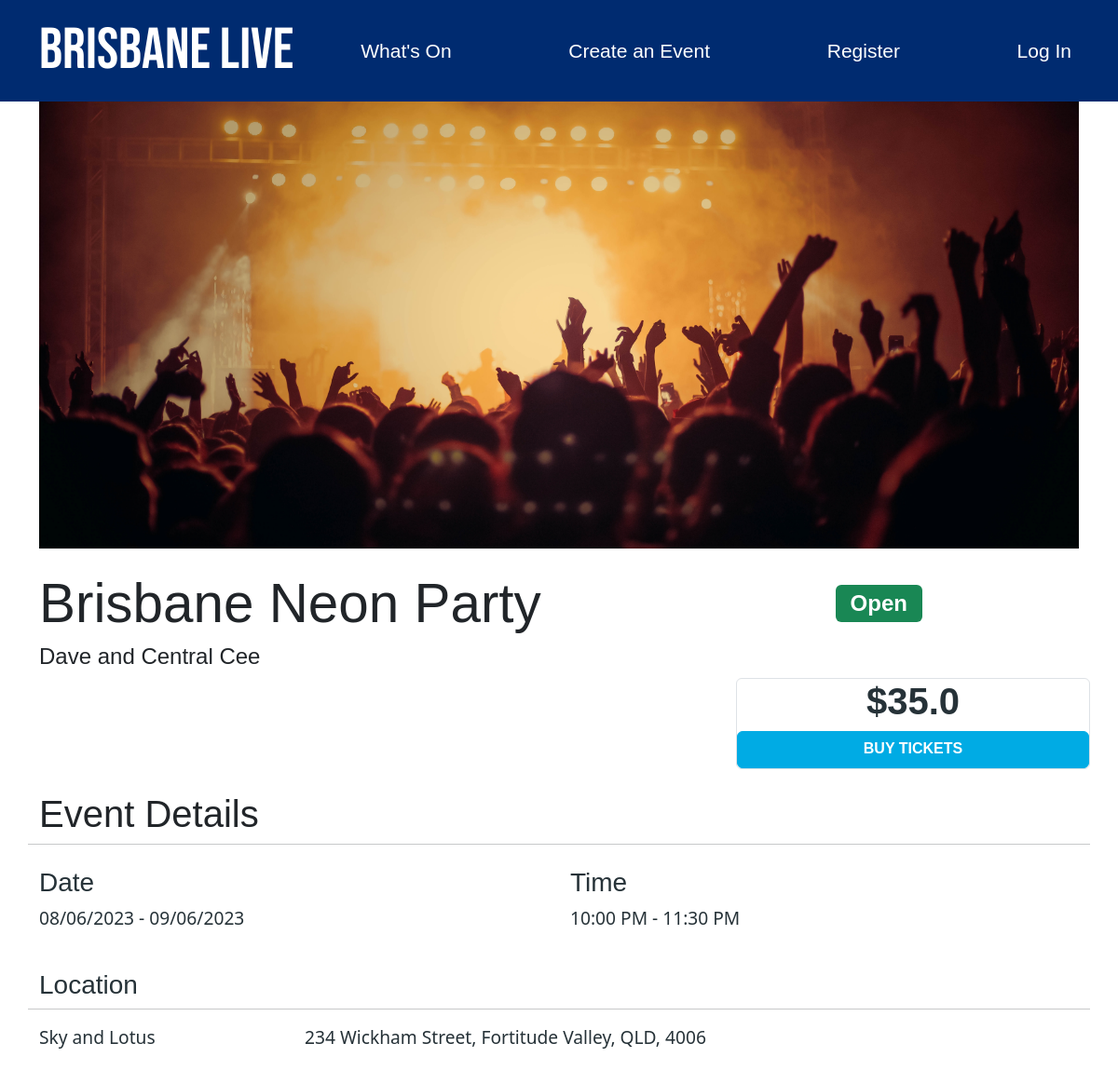
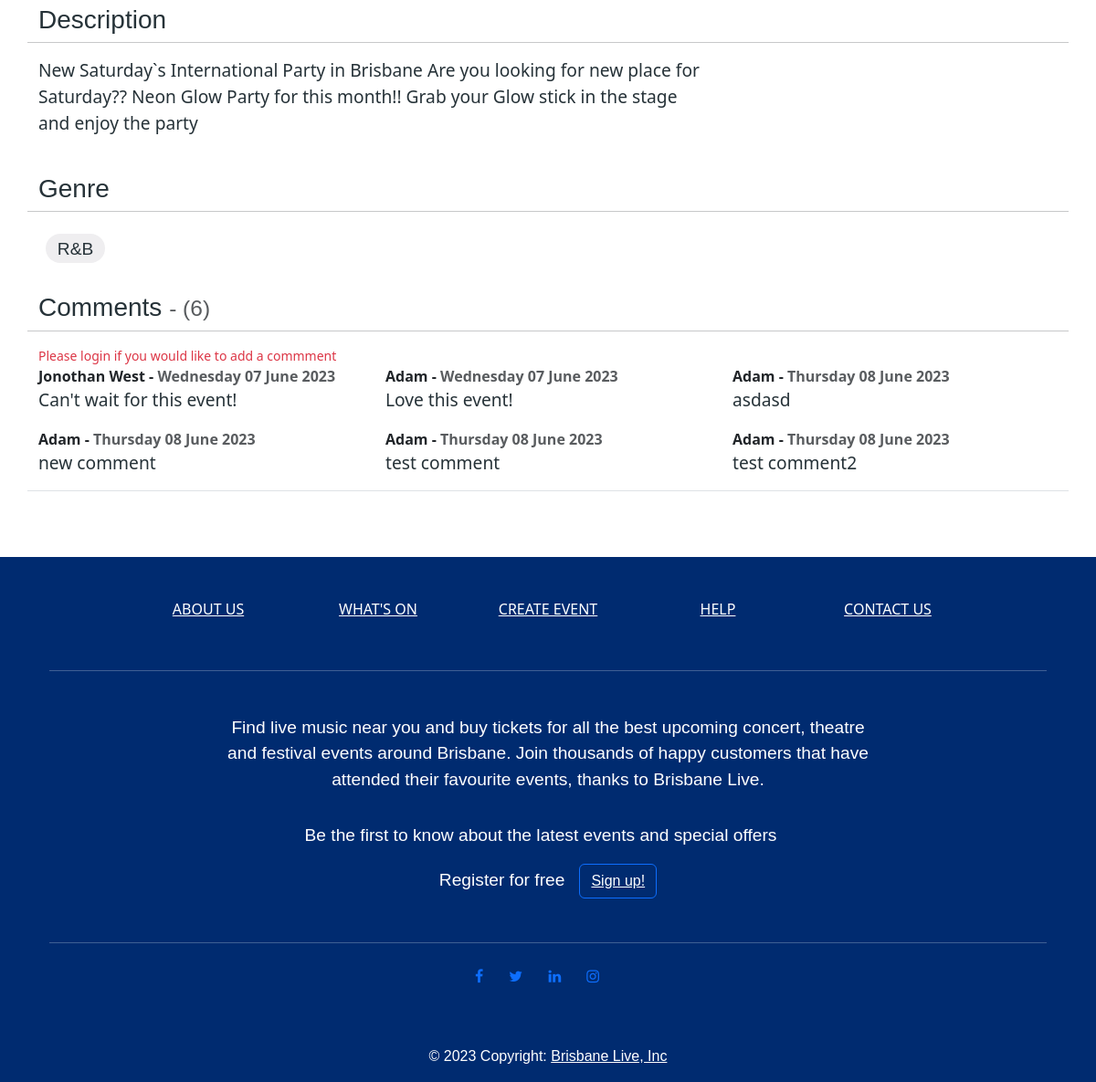
Screenshot of /event/1 with the database file from the repository (2 pictures, top to bottom).
### brisbane_live/models.py (models this page shows)
class Event(db.Model):
    __tablename__ = 'events'
    id = db.Column(db.Integer, primary_key=True)
    name = db.Column(db.String(100), nullable=False)
    status = db.Column(db.String(10), CheckConstraint("status IN ('Open', 'Inactive', 'Sold Out', 'Cancelled')"), nullable=False, index=True) #checks status is valid status
    start_time = db.Column(db.Time, nullable=False, index=True)
    end_time = db.Column(db.Time, nullable=False, index=True)
    description = db.Column(db.String(500), nullable=False, index=True)
    image = db.Column(db.String(400), nullable=False, index=True)
    ticket_price = db.Column(db.Float(2), CheckConstraint('ticket_price >= 0'), nullable=False, index=True)
    num_tickets = db.Column(db.Integer, CheckConstraint('num_tickets >= 0'), nullable=False, index=True)
    end_date = db.Column(db.Date, nullable=False, index=True)
    start_date = db.Column(db.Date, nullable=False, index=True)
    user_id = db.Column(db.Integer, db.ForeignKey('users.id'))
    genre = db.Column(db.Integer, db.ForeignKey('genres.id'))
    artist_names = db.Column(db.String(100), nullable=False, index=True)
    venue_name = db.Column(db.String(100), nullable=False, index=True)
    street_address = db.Column(db.String(100), nullable=False, index=True)
    comments = db.relationship('Comment', backref='events')

class Comment(db.Model):
    __tablename__ = 'comments'
    id = db.Column(db.Integer, primary_key=True)
    text = db.Column(db.String(500), nullable=False)
    date_posted = db.Column(db.DateTime,default=datetime.now(), nullable=False)
    user_id = db.Column(db.Integer, db.ForeignKey('users.id'))
    event_id = db.Column(db.Integer, db.ForeignKey('events.id'))

### brisbane_live/createEvent.py (the view)
@bp.route('/event/<int:id>', methods=['GET', 'POST'])
def show(id):
    event = db.session.scalar(db.select(Event).where(Event.id==id))
    tickets_sold = db.session.query(func.sum(Order.num_tickets)).filter(Order.event_id==id).scalar()
    total_tickets = db.session.query(Event.num_tickets).filter(Event.id==id).scalar()
    if tickets_sold is not None:
        tickets_remaining = total_tickets - tickets_sold
    else:
        tickets_remaining = total_tickets
    form = orderForm()
    cform = CommentForm()
    return render_template('event-details.html', event=event, form=form, remaining=tickets_remaining, cform=cform, index=True)

### brisbane_live/templates/event-details.html (shortened to what this page needs)
{% extends 'base.html' %}
{% import "bootstrap5/form.html" as wtf %}
{% block header %}
<head>
</head>
{% endblock %}
{% block content %}
<main>
    <div class="container bg-body-white">
        <img src="{{event.image}}" class="img-fluid" alt="event image">
    </div>
    <div class="page-content">
        <div class="container no gutters-xs-only py-4 mb-4 bg-body-white">
            <div class="heading-section">
                <div class="row align-items-center event-headline">
                    <div class="col-md-9">
                        <h2 class="event-title">{{event.name}}</h2>
                    </div>
                    <div class="col-md-3">
                        <div class="col-12 status-info">
                            {% if event.status != 'Open' %}
                            <h2 class="text-start"> <span class="badge bg-danger">{{event.status}}</span></h2>
                            {% else %}
                            <h2 class="text-start"><span class="badge bg-success">{{event.status}}</span></h2>
                            {% endif %}
                        </div>
                    </div>
                </div>
            </div>
            <div class="row">
                <div class="row justify-content-end sticky-lg-top sticky-bottom order-lg-1 order-2 w-100 p-0 m-0">
                    <div class="col-lg-4 p-0">
                        <div class="checkout-model border checkout rounded">
                            <div class="checkout-model-body">
                                <div class="text-center">
                                    <h3 id="ticket-price-custom">${{event.ticket_price}}</h3>
                                </div>
                            </div>
                            <div class="checkout-model-button text-center">
                                {% if event.status != 'Open' %}
                                <a href="{{ url_for('createEvent.show_modal', id=event.id) }}" class="btn btn-primary buy-btn w-100 btn-square disabled">BUY TICKETS</a>
                                {% else %}
                                <a href="{{ url_for('createEvent.show_modal', id=event.id) }}" class="btn btn-primary buy-btn w-100 btn-square">BUY TICKETS</a>
                                {% endif %}
                            </div>
                        </div>
                    </div>
                </div>
                <div class="col">
                    <div class="row align-items-center">
                        <h4>{{event.artist_names}}</h4>
                    </div>
                </div>
            <div class="event-details order-lg-2 order-1">
                <div class="row">
                    <h1 class="pt-4">Event Details</h1>
                    <hr>
                </div>
                <div class="row">
                    <div class="col-6">
                        <h3 class="pt-2">Date</h3>
                        <p>{{event.start_date.strftime("%d/%m/%Y")}} - {{event.end_date.strftime("%d/%m/%Y")}}</p>
                    </div>
                    <div class="col-6">
                        <h3 class="pt-2">Time</h3>
                        <p>{{event.start_time.strftime("%I:%M %p")}} - {{event.end_time.strftime("%I:%M %p")}}</p>
                    </div>
                </div>
                    <div class="row align-items-center">
                        <h3 class="pt-4">Location</h3>
                        <hr>
                    </div>
                    <div class="row align-items-center">
                        <div class="col-12 col-lg-3">
                            <p>{{event.venue_name}}</p>
                        </div>
                        <div class="col-12 col-lg-5">
                            <p>{{event.street_address}}</p>
                        </div>
                    </div>
                    <div class="row align-items-center">
                        <h3 class="pt-4">Description</h3>
                        <hr>
                    </div>
                    <div class="row align-items-center">
                        <div class="col-12 col-lg-8">
                            <p>{{event.description}}
                            </p>
                        </div>
                    </div>
                    <div class="row align-items-center">
                        <h3 class="pt-4">Genre</h3>
                        <hr>
                    </div>
                    <div class="d-flex p-2">
                        <span class="badge rounded-pill" id="badge-custom">{{event.genre}}</span>
                    </div>
                    <div class="row border-bottom">
                        <h3 class="pt-4">Comments <small class="text-muted"> - ({{event.comments|length}})</small> </h3>
                        <hr>
                        {% if current_user.is_authenticated %}
                        {{wtf.render_form(cform,"/event/{0}/comment".format(event.id))}}
                        {% else %}
                        <small class="text-danger">Please login if you would like to add a commment</small>
                        {% endif %}
                        <div class="container text-left">
                            <div class="row">
                                {% for comment in event.comments %}
                              <div class="col-sm-12 col-md-4">
                                <b>{{comment.user_id}} - <span class="ml-2 text-muted">{{comment.date_posted.strftime('%A %d %B %Y')}}</span></b>
                                <p>{{comment.text}}</p>  </div>
                                {% endfor %}
                            </div>
                          </div>
                </div>
            </div>
        </div>
    </div>
    </div>
</main>
{% endblock %}

### brisbane_live/templates/base.html (shortened to what this page needs)
<html>
<head>
    <link href="https://maxcdn.bootstrapcdn.com/font-awesome/4.4.0/css/font-awesome.min.css" rel="stylesheet"/>
    <link rel="stylesheet" href="{{ url_for('static', filename='CSS/style.css') }}">
    <link href="https://cdn.jsdelivr.net/npm/bootstrap@5.3.0-alpha3/dist/css/bootstrap.min.css" rel="stylesheet"
>
</head>
<body>
    <header>
        <nav class="navbar background-custom navbar-expand-lg">
            <div class="container">
                <div class="navbar-heading">
                    <a class="navbar-brand" href="{{ url_for('main.index') }}" id="website-name">Brisbane Live</a>
                </div>
                <div class="collapse navbar-collapse col-lg-7 justify-content-between" id="navbarNavDropdown">
                    {% if request.endpoint == 'main.index' or request.endpoint == 'main.search' or request.endpoint == 'main.searchGenre' %}
                    <ul class="navbar-nav">
                        <li class="nav-item">
                            <a class="nav-link active" href="{{ url_for('main.index') }}" id="whats-on">What's On</a>
                        </li>
                    </ul>
                    {% else %}
                    <ul class="navbar-nav">
                        <li class="nav-item">
                            <a class="nav-link" href="{{ url_for('main.index') }}" id="whats-on">What's On</a>
                        </li>
                    </ul>
                    {% endif %}
                    {% if request.endpoint == 'createEvent.createEvent' %}
                    <ul class="navbar-nav">
                        <li class="nav-item">
                            <a class="nav-link active" href="{{ url_for('createEvent.createEvent') }}"
                                id="create-event">Create an Event</a>
                        </li>
                    </ul>
                    {% else %}
                    <ul class="navbar-nav">
                        <li class="nav-item">
                            <a class="nav-link" href="{{ url_for('createEvent.createEvent') }}" id="create-event">Create an
                                Event</a>
                        </li>
                    </ul>
                    {% endif %}
                    {% if current_user.is_authenticated %}
                    <ul class="navbar-nav">
                        <li class="nav-item dropdown">
                            <a class="nav-link dropdown-toggle d-flex align-items-center" href="#"
                                id="navbarDropdownMenuLink" role="button" data-bs-toggle="dropdown"
                                aria-haspopup="true" aria-expanded="false">
                                <img src="{{ url_for('static', filename='image/blank-profile-picture-973460_960_720.webp') }}"
                                    alt="blank profile picture" class="rounded-circle mr-2 align-self-center bg-white">My Account
                            </a>
                            <div class="dropdown-menu dropdown-menu-right" aria-labelledby="navbarDropdownMenuLink">
                                <a class="dropdown-item" href="{{ url_for('myAccount.orderHistory') }}">Order History</a>
                                <a class="dropdown-item" href="{{ url_for('myAccount.myEvents') }}">My Events</a>
                                <div class="dropdown-divider"></div>
                                <a class="dropdown-item" href="{{ url_for('auth.logout') }}">Log Out</a>
                            </div>
                        </li>
                    </ul>
                    {% else %}
                    <ul class="navbar-nav">
                        <li class="nav-item">
                            <a class="nav-item nav-link" id="create-event" href="{{ url_for('auth.register') }}">Register</a>
                        </li>
                    </ul>
                    <ul class="navbar-nav">
                        <li class="nav-item">
                            <a class="nav-item nav-link" id="create-event" href="{{ url_for('auth.login') }}">Log In</a>
                        </li>
                    </ul>
                    {% endif %}
                </div>
            </div>
        </nav>
    </header>
    {% block header %}
    {% endblock %}
    {% block content %}
    {% endblock %}
    <div class="background-custom">
        <div class="container no gutters-xs-only ">
            <footer class="text-center text-white" >
                 <div class="container">
                    <section class="mt-5">
                        <div class="row text-center d-flex justify-content-center pt-5">
                            <div class="col-md-2">
                                <h6 class="text-uppercase font-weight-bold">
                                    <a href="#" class="text-white">About us  </a>
                                </h6>
                            </div>
                            <div class="col-md-2">
                                <h6 class="text-uppercase font-weight-bold">
                                    <a href="{{url_for('main.index')}}" class="text-white">What's On</a>
                                </h6>
                            </div>
                            <div class="col-md-2">
                                <h6 class="text-uppercase font-weight-bold">
                                    <a href="{{url_for('createEvent.createEvent')}}" class="text-white">Create Event</a>
                                </h6>
                            </div>
                            <div class="col-md-2">
                                <h6 class="text-uppercase font-weight-bold">
                                    <a href="#" class="text-white">Help</a>
                                </h6>
                            </div>
                            <div class="col-md-2">
                                <h6 class="text-uppercase font-weight-bold">
                                    <a href="#" class="text-white">Contact Us</a>
                                </h6>
                            </div>
                        </div>
                    </section>
                    <hr class="my-5" />
                    <section class="mb-3">
                        <div class="row d-flex justify-content-center">
                          <div class="col-lg-8">
                            <p id="footer-text">
                                Find live music near you and buy tickets for all the best upcoming concert, theatre and festival events around Brisbane.
                                Join thousands of happy customers that have attended their favourite events, thanks to Brisbane Live.
                            </p>
                          </div>
                        </div>
                    </section>
                    <section class="mb-5">
                        <p class="d-flex justify-content-center align-items-center"id="footer-text">
                            <span class="me-3">Be the first to know about the latest events and special offers</span>
                        <p class="d-flex justify-content-center align-items-center"id="footer-text">
                            <span class="me-3">Register for free</span>
                            <button type="button" class="btn btn-outline-primary btn-rounded">
                            <a id="footer-text" href="{{ url_for('auth.register') }}">Sign up!</a>
                            </button>
                        </p>
                      </section>
                    <hr class="mb-4" />
                    <section class="text-center mb-5">
                        <a href="#"class="me-4"><i class="fa fa-facebook"></i></a>
                        <a href="#"class="me-4"><i class="fa fa-twitter"></i></a>
                        <a href="#"class="me-4"><i class="fa fa-linkedin"></i></a>
                        <a href="#"class="me-4"><i class="fa fa-instagram"></i></a>
                    </section>
                    <div class = "background-custom">
                        <div class="text-center p-3" id="footer-text">
                         © 2023 Copyright:
                        <a class="text-white" href="{{ url_for('main.index') }}"> Brisbane Live, Inc</a>
                        </div>
                    </div>
                </div>
            </footer>
        </div>
    </div>
</body>
</html>

### rows the page displays
Event: image (picture), name "Brisbane Neon Party", status "Open", ticket_price "35.0", artist_names "Dave and Central Cee", start_date "08/06/2023", end_date "09/06/2023", start_time "10:00 PM", end_time "11:30 PM", venue_name "Sky and Lotus", street_address "234 Wickham Street, Fortitude Valley, QLD, 4006", description "N ew Saturday`s International Party in Brisbane A re you looking for new place for Saturday?? Neon Glow Party for this month!! Grab your Glow stick in the stage and enjoy the party", genre "R&B"
Comment: user_id "Jonothan West", date_posted "Wednesday 07 June 2023", text "Can't wait for this event!"
Comment: user_id "Adam", date_posted "Wednesday 07 June 2023", text "Love this event!"
Comment: user_id "Adam", date_posted "Thursday 08 June 2023", text "asdasd"
Comment: user_id "Adam", date_posted "Thursday 08 June 2023", text "new comment"
Comment: user_id "Adam", date_posted "Thursday 08 June 2023", text "test comment"
Comment: user_id "Adam", date_posted "Thursday 08 June 2023", text "test comment2"

### other values shown
{{ event.comments|length }} "6"
